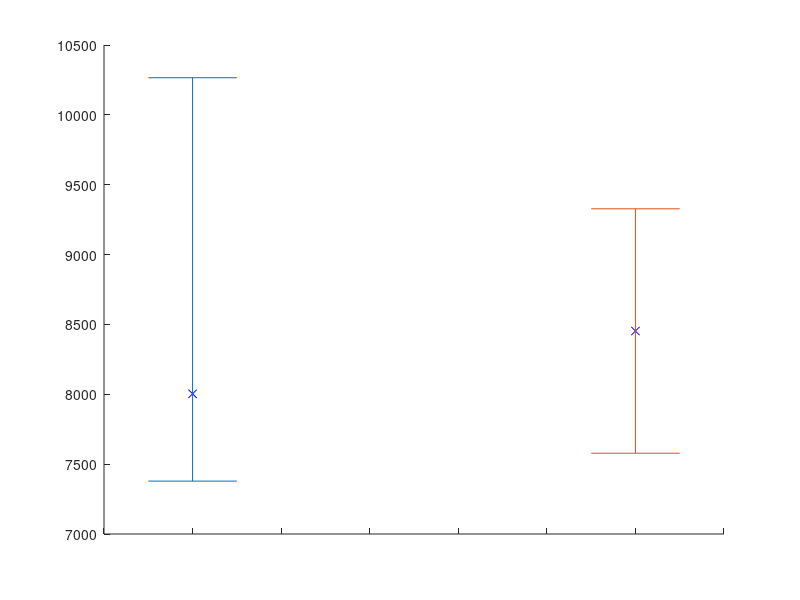

The MATLAB source for this figure:
% This scripts assumes at least 30 experiments data.
load resultsIOSingle.txt;
figure
hold all;

% confidence level
alpha = 0.05;
N = 100;

values = resultsIOSingle;
% For now, this makes no sense since, for having confidence intervals, we
% should repeat more than once (say 100 times) the same experiment and not
% an experiment where the number of clients grows. For an experiment, we
% could fix the number of clients, say 100, and do the experiment with this
% fix number of clients. Then after doing say 50 experiments we can compute
% confidence intervals. Finally, if we do it for any kind of server, we
% will be able to compare between them (watch out ! this comparison makes
% only sense for this fix number of clients, it could be that for a
% smaller/bigger number of clients the best server is another server).
svalues = sort(values);

median = svalues(N/2);

plot(1, median, 'bx')
j = svalues(floor(N * 0.5 - 1.96 * sqrt(N * 0.5 * (1 - 0.5))));
k = svalues(ceil(N * 0.5 + 1.96 * sqrt(N * 0.5 * (1 - 0.5))) + 1);
errorbar(1,(k+j) / 2,(k-j) / 2);

m=mean(values);
plot(2, m, 'bx')
ci = norminv(1-alpha/2,0,1) * std(values)/sqrt(N); 
errorbar(2,m,ci);

set(gca, 'XTickLabelMode', 'manual', 'XTickLabel', []);
%ylim([1 2])
%xlim([0.5 2.5])
%print -r1600 -depsc2 confidence_intervals
